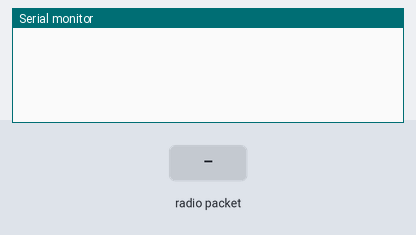
Bench run of a sketch on a simulated Arduino Uno, built with avr-gcc and run on an emulated ATmega328P. Parts: the last lines printed to the serial monitor. Inputs (shaded band) come from the test bench. No radio packets arrive unless stated.

Above: at 1.2 s.
1.3 s: radio packet "+" arrives
At 2.5 s:
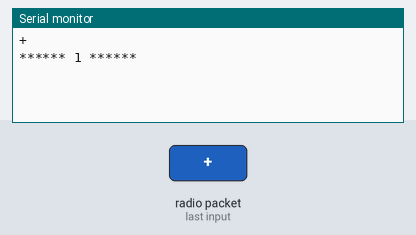
2.8 s: radio packet "-" arrives
At 3.7 s:
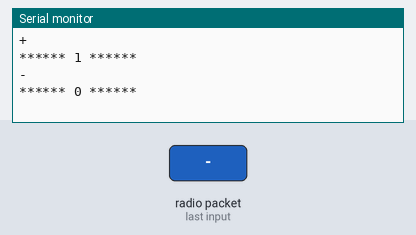

Measured:
- after the input at 1.3 s, the serial monitor: prints a new line at once (image 1)
- after the input at 2.8 s, the serial monitor: prints a new line at once (image 2)

The sketch:

primach.ino
```cpp
#include <SPI.h>
#include <RF24.h>

// Ініціалізація об'єкта radio із зазначенням пінів CE та CSN
RF24 radio(7,8);

// Визначення того ж каналу, що і у передавача
const byte address[6] = "00105";

void setup() {
  Serial.begin(9600);             // Ініціалізація серійного зв’язку для відображення отриманих даних
  radio.begin();                  // Ініціалізація радіомодуля
  radio.openReadingPipe(0, address);  // Встановлення каналу приймання
  radio.setPALevel(RF24_PA_LOW);   // Встановлюємо рівень потужності
  radio.startListening();         // Перемикаємо модуль у режим приймача
}
int people=0;
void loop() {
  // Якщо доступні дані для читання, читаємо їх
  if (radio.available()) {
    char receivedText[32] = "";  // Резервуємо буфер для отриманого тексту (32 байти – стандартний розмір буфера)
    radio.read(&receivedText, sizeof(receivedText));  // Читаємо отримане повідомлення
    Serial.println(receivedText);
    if(receivedText[0]=='+') people++;
    if(receivedText[0]=='-') people--;
    Serial.println(String("****** ")+people+" ******");
  }
}
```
